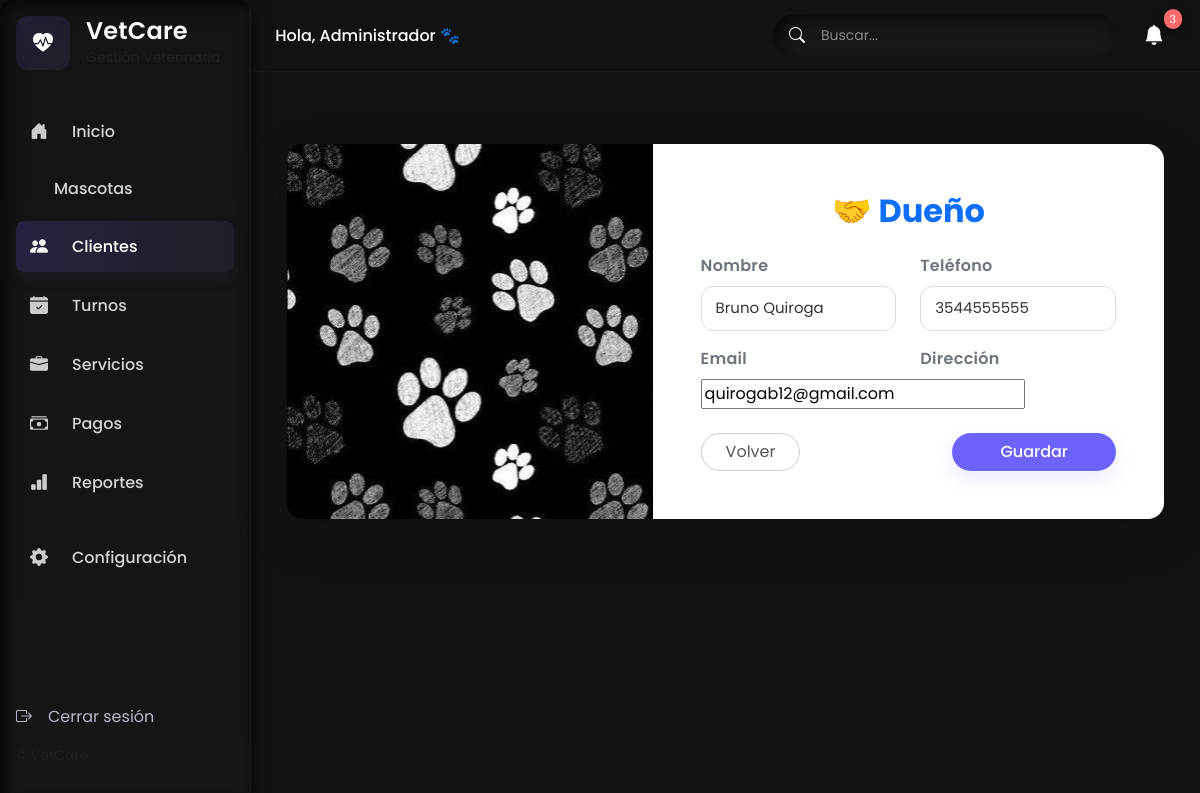
/dueños/1/editar/, run on the app's committed database.
### mascotas/models.py (models this page shows, shortened)
class Dueño(models.Model):
    nombre = models.CharField(max_length=100)
    telefono = models.CharField(max_length=20)
    email = models.EmailField(blank=True, null=True)

### mascotas/forms.py
class DueñoForm(forms.ModelForm):
    class Meta:
        model = Dueño
        fields = '__all__'

### VetCareDemo/mascotas/templates/dueño_form.html (shortened to what this page needs)
{% extends "base.html" %}
{% load static %}
{% block content %}
<div class="container py-5">
  <div class="dueño-form-card mx-auto shadow-lg rounded-4 overflow-hidden">
    <div class="row g-0">
      <div class="col-md-5 d-none d-md-block">
        <div class="dueño-form-image h-100" style="background-image: url('{% static 'img/pupassure-bg.jpg' %}');"></div>
      </div>
      <div class="col-md-7 bg-white p-5">
        <h2 class="mb-4 text-primary fw-bold text-center">🤝 {{ modo }} Dueño</h2>
        <form method="post" enctype="multipart/form-data" class="pupassure-form">
          <div class="row mb-3">
            <div class="col-md-6">
              <label for="{{ form.nombre.id_for_label }}" class="form-label fw-semibold text-secondary">Nombre</label>
              {{ form.nombre }}
            </div>
            <div class="col-md-6">
              <label for="{{ form.telefono.id_for_label }}" class="form-label fw-semibold text-secondary">Teléfono</label>
              {{ form.telefono }}
            </div>
          </div>
          <div class="row mb-3">
            <div class="col-md-6">
              <label for="{{ form.email.id_for_label }}" class="form-label fw-semibold text-secondary">Email</label>
              {{ form.email }}
            </div>
            <div class="col-md-6">
              <label for="{{ form.direccion.id_for_label }}" class="form-label fw-semibold text-secondary">Dirección</label>
            </div>
          </div>
          <div class="d-flex justify-content-between mt-4">
            <a href="{% url 'dueño_list' %}" class="btn btn-outline-secondary rounded-pill px-4">Volver</a>
            <button type="submit" class="btn btn-primary rounded-pill px-5">Guardar</button>
          </div>
        </form>
      </div>
    </div>
  </div>
</div>
{% endblock %}

### VetCareDemo/mascotas/templates/static/css/style.css (style rules this page uses)
:root { --bg-dark: #121212; --panel-dark: #1E1E2F; --muted: #B7B7C7; --white: #FFFFFF; --primary: #6C63FF; --primary-2: #A393FF; --accent: #7FD3FF; --card-radius: 12px; --soft-shadow: 10px 10px 30px rgba(0,0,0,0.6); --inset-shadow: inset 6px 6px 16px rgba(0,0,0,0.6); --blur-shadow: 0 6px 18px rgba(0,0,0,0.6); }
* { box-sizing: border-box; }
html,body { height:100%; background: var(--bg-dark); font-family: 'Poppins', system-ui, -apple-system, "Segoe UI", Roboto, "Helvetica Neue", Arial; color: var(--white); -webkit-font-smoothing:antialiased; -moz-osx-font-smoothing:grayscale; margin:0; }
.btn-primary { background-color: #0056b3; border-color: #0056b3; transition: all 0.3s ease; }
.btn-primary { background: var(--primary); border-color: transparent; box-shadow: 0 8px 20px rgba(108,99,255,0.14); transition: transform .18s ease, box-shadow .18s ease; }
.btn-primary { background-color: #6c63ff; border: none; font-weight: 500; }
.btn-outline-secondary { border-color: #ccc; color: #555; }
.pupassure-form .form-label { font-weight: 500; color: #444; }
.pupassure-form input[type="text"], .pupassure-form input[type="date"], .pupassure-form input[type="number"], .pupassure-form select { border: 1px solid #ddd; border-radius: 12px; padding: 10px 14px; width: 100%; font-size: 15px; background-color: #fff; color: #333; transition: all 0.2s ease; }
form label { font-weight: 500; letter-spacing: 0.3px; }
form .btn { border-radius: 10px; transition: all 0.3s ease; }
form .btn-primary { background-color: #6c63ff; border: none; }
.pupassure-form .form-control, .pupassure-form .form-select, .pupassure-form input[type="date"], .pupassure-form input[type="number"], .pupassure-form input[type="text"] { background-color: #fff !important; color: #333 !important; border: 1px solid #ddd !important; }

### data on the page
Dueño: nombre "Bruno Quiroga", telefono "3544555555", email "quirogab12@gmail.com"
